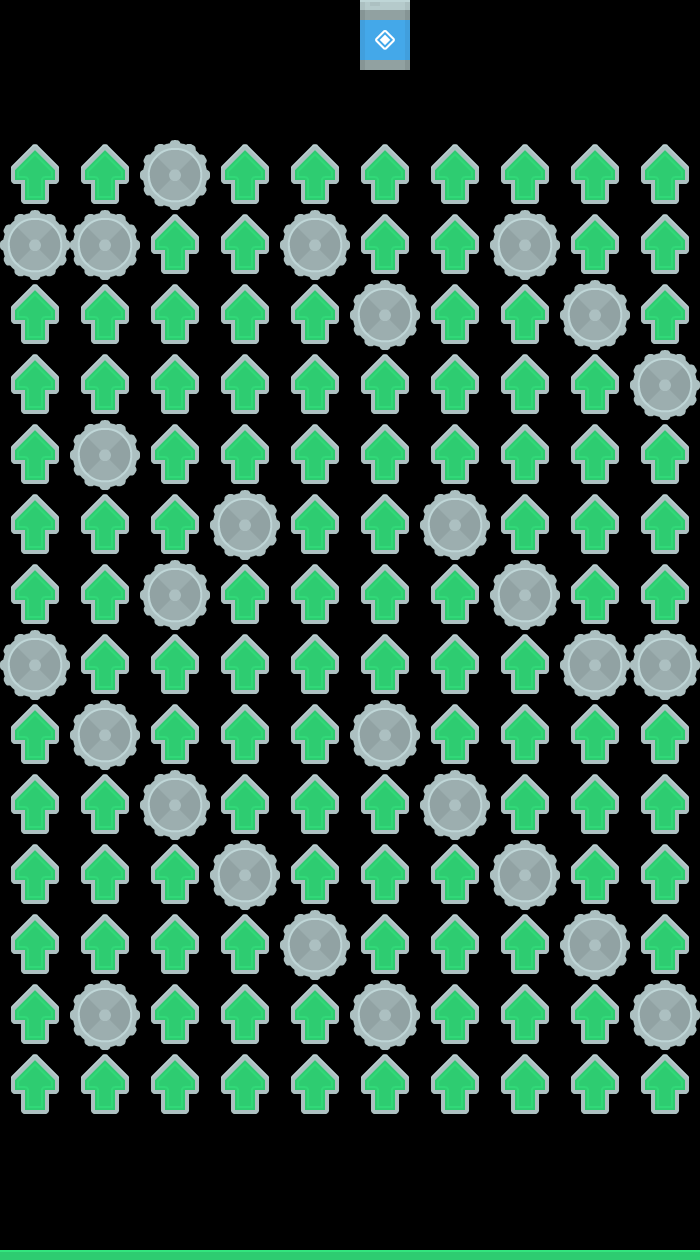

A 2D game scene composited from a Tiled map and its tileset images. What follows is a short description and the map's XML, with every tile layer's data as written:
An orthogonal 10x18 tile map with 70x70 px tiles, 1 tile layer (Tile Layer 1) and 31 objects (27x danger, player, arrow_up, exit, collision).

<map version="1.4" tiledversion="1.4.3" orientation="orthogonal" renderorder="right-down" width="10" height="18" tilewidth="70" tileheight="70" infinite="0" nextlayerid="5" nextobjectid="42">
 <tileset firstgid="1" source="Rocket.tsx" />
 <layer id="1" name="Tile Layer 1" width="10" height="18">
  <data encoding="csv">
0,0,0,0,0,90,0,0,0,0,
0,0,0,0,0,0,0,0,0,0,
84,84,67,84,84,84,84,84,84,84,
67,67,84,84,67,84,84,67,84,84,
84,84,84,84,84,67,84,84,67,84,
84,84,84,84,84,84,84,84,84,67,
84,67,84,84,84,84,84,84,84,84,
84,84,84,67,84,84,67,84,84,84,
84,84,67,84,84,84,84,67,84,84,
67,84,84,84,84,84,84,84,67,67,
84,67,84,84,84,67,84,84,84,84,
84,84,67,84,84,84,67,84,84,84,
84,84,84,67,84,84,84,67,84,84,
84,84,84,84,67,84,84,84,67,84,
84,67,84,84,84,67,84,84,84,67,
84,84,84,84,84,84,84,84,84,84,
0,0,0,0,0,0,0,0,0,0,
11,11,11,11,11,11,11,11,11,11
</data>
 </layer>
 <objectgroup id="3" name="objects">
  <object id="1" name="player" x="242.667" y="1168" width="22.6667" height="26.6667" />
  <object id="10" name="arrow_up" x="1.40649" y="140.649" width="700.43" height="984.54" />
  <object id="23" name="exit" x="351.621" y="-4.21946" width="66.1048" height="78.7632" />
 </objectgroup>
 <objectgroup id="4" name="physics">
  <object id="8" name="collision" x="1" y="1250" width="704" height="24" />
  <object id="12" name="danger" x="73.1372" y="209.566" width="66.1048" height="67.5113" />
  <object id="13" name="danger" x="284.11" y="208.16" width="64.6983" height="67.5113" />
  <object id="14" name="danger" x="490.863" y="212.379" width="70.3243" height="66.1048" />
  <object id="15" name="danger" x="632.918" y="350.215" width="67.5113" height="68.9178" />
  <object id="16" name="danger" x="212.379" y="489.457" width="67.5113" height="67.5113" />
  <object id="17" name="danger" x="424.759" y="490.863" width="64.6983" height="66.1048" />
  <object id="18" name="danger" x="628.699" y="635.731" width="73.1372" height="66.1048" />
  <object id="19" name="danger" x="73.1372" y="699.023" width="64.6983" height="67.5113" />
  <object id="20" name="danger" x="350.215" y="699.023" width="70.3243" height="70.3243" />
  <object id="21" name="danger" x="70.3243" y="980.32" width="71.7308" height="64.6983" />
  <object id="22" name="danger" x="353.028" y="983.133" width="68.9178" height="63.2918" />
  <object id="24" name="danger" x="2.81297" y="208.16" width="67.5113" height="67.5113" />
  <object id="25" name="danger" x="70.3243" y="420.539" width="67.5113" height="67.5113" />
  <object id="26" name="danger" x="139.242" y="562.594" width="67.5113" height="67.5113" />
  <object id="27" name="danger" x="350.215" y="279.891" width="67.5113" height="67.5113" />
  <object id="28" name="danger" x="559.781" y="282.704" width="67.5113" height="67.5113" />
  <object id="29" name="danger" x="488.05" y="564.001" width="67.5113" height="67.5113" />
  <object id="30" name="danger" x="559.781" y="631.512" width="67.5113" height="67.5113" />
  <object id="31" name="danger" x="137.836" y="769.348" width="67.5113" height="67.5113" />
  <object id="32" name="danger" x="210.973" y="842.485" width="67.5113" height="67.5113" />
  <object id="33" name="danger" x="419.133" y="772.161" width="67.5113" height="67.5113" />
  <object id="34" name="danger" x="493.676" y="842.485" width="67.5113" height="67.5113" />
  <object id="35" name="danger" x="142.055" y="142.055" width="67.5113" height="67.5113" />
  <object id="36" name="danger" x="279.891" y="914.216" width="67.5113" height="67.5113" />
  <object id="37" name="danger" x="2.81297" y="632.918" width="67.5113" height="67.5113" />
  <object id="40" name="danger" x="561.188" y="912.809" width="67.5113" height="67.5113" />
  <object id="41" name="danger" x="628.699" y="981.727" width="67.5113" height="67.5113" />
 </objectgroup>
</map>
